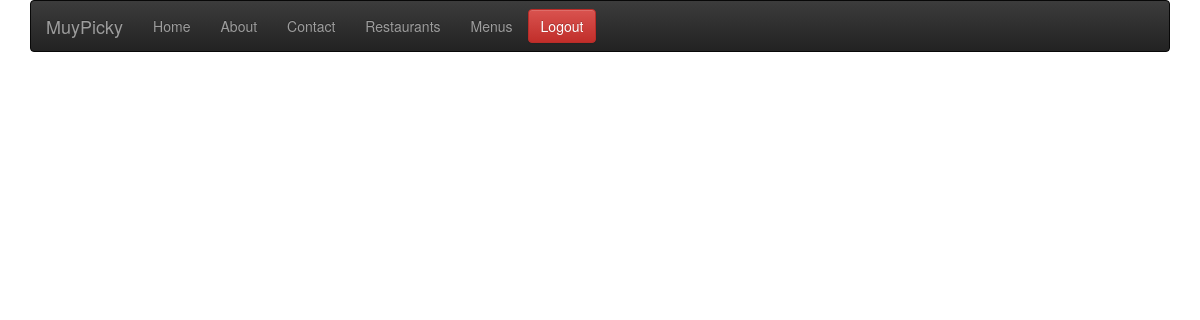
The page / (signed in) on the database as committed earlier.
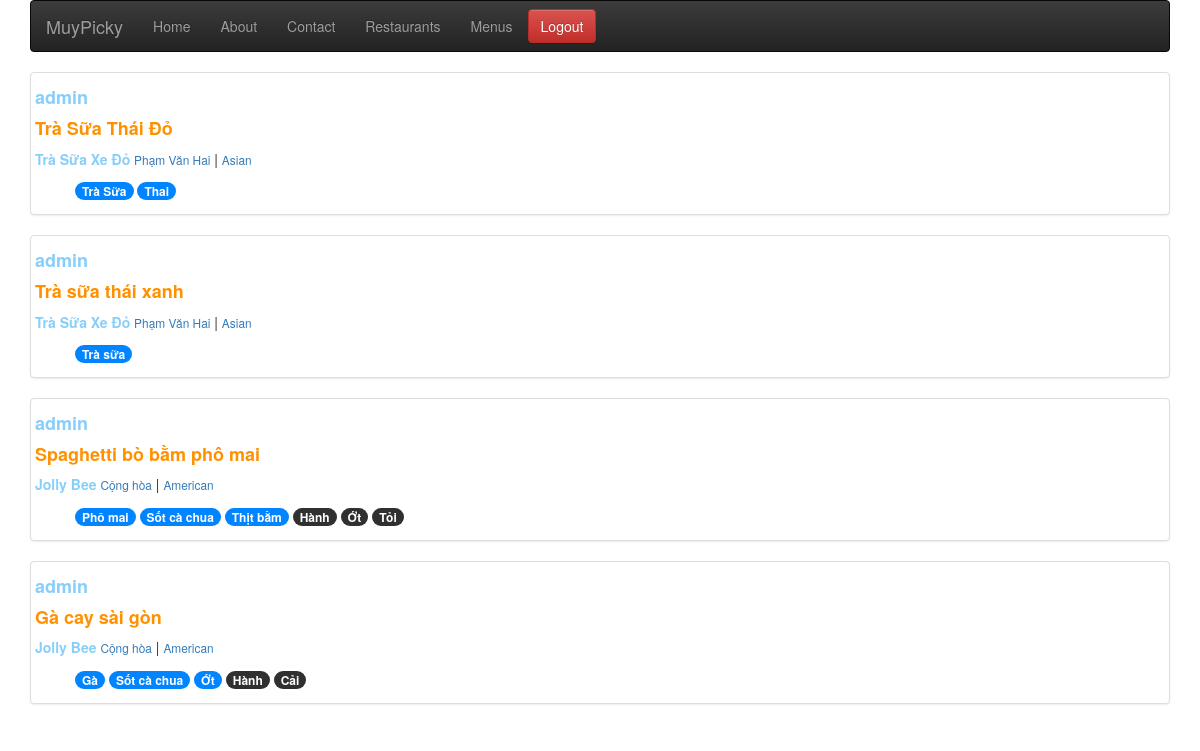
The same page on the database as committed later.
### menus/models.py (models this page shows, shortened)
class Item(models.Model):
    user        = models.ForeignKey(settings.AUTH_USER_MODEL)
    restaurant  = models.ForeignKey(RestaurantLocation)
    name        = models.CharField(max_length=120)
    contents    = models.TextField(help_text='Seperate each item by comma')
    excludes    = models.TextField(blank=True, null=True, help_text='Seperate each item by comma')
    public      = models.BooleanField(default=True)
    timestamp   = models.DateTimeField(auto_now_add=True)
    updated     = models.DateTimeField(auto_now=True)
    class Meta:
        ordering = ['-updated', '-timestamp'] #item.objects.all()
    def get_contents(self):
        return self.contents.split(",")
    def get_excludes(self):
        return self.excludes.split(",")

### restaurants/models.py (models this page shows, shortened)
class RestaurantLocation(models.Model):
    owner       = models.ForeignKey(User)
    name        = models.CharField(max_length=120)
    location    = models.CharField(max_length=120, null=True, blank=True)
    category    = models.CharField(max_length=120, null=True, blank=True, validators = [validate_category])
    timestamp   = models.DateTimeField(auto_now_add=True)
    updated     = models.DateTimeField(auto_now=True)
    slug        = models.SlugField(null=True, blank=True)
    objects = RestaurantLocationManager()
    @property
    def title(self):
        return self.name

### menus/views.py (the view)
# urls.py: url(r'^$', HomeView.as_view(), name='home'),
class HomeView(View):
    def get(self, request, *args, **kwargs):
        if not request.user.is_authenticated():
            return render(request, "home.html", {})
        user =request.user
        is_following_user_ids = [x.user.id for x in user.is_following.all()]
        qs = Item.objects.filter(user__id__in=is_following_user_ids, public = True).order_by("-updated")
        return render(request, "menus/home-feed.html", {"object_list" : qs})

### menus/templates/menus/home-feed.html
{% extends "base.html" %}
{% block content %}
{% for obj in object_list %}
<div class="row">
    <div class="col-sm-12">
        <div class="thumbnail">
            <h4>
                <a href='{%url "profiles:detail" obj.user.username%}' style="color:lightskyblue"><p ><b>{{obj.user.username}}</b></p></a>
                <b style="color:rgb(255, 145, 0)">{{obj.name}}</b>
            </h4>
            <p>
                    <a href='{%url "profiles:detail" username=obj.user.username%}?q={{obj.restaurant.title}}' style="color:lightskyblue"><b>{{obj.restaurant.title}}</b></a>
                    <a href='{%url "profiles:detail" username=obj.user.username%}?q={{obj.restaurant.location}}'><small>{{obj.restaurant.location}}</small></a> |
                    <a href='{%url "profiles:detail" username=obj.user.username%}?q={{obj.restaurant.category}}'><small>{{obj.restaurant.category}}</small></a>
            </p>
            <ul>
                {% for ing in obj.get_contents %}
                    <span class="badge" style="background-color:rgb(0, 132, 255)">{{ing}}</span>
                {% endfor %}
                {% for ing in obj.get_excludes %}
                    <span class="badge" style="background-color:rgb(48, 48, 48)">{{ing}}</span>
                {% endfor %}
            </ul>
        </div>
    </div>
</div>
{% endfor %}
{% endblock content %}

Rows that differ between the two databases and show on the page:
added Item: user.username "admin", name "Trà Sữa Thái Đỏ", restaurant "Trà Sữa Xe Đỏ", restaurant.location "Phạm Văn Hai", restaurant.category "Asian", get_contents "Trà Sữa" "Thai"
added Item: user.username "admin", name "Trà sữa thái xanh", restaurant "Trà Sữa Xe Đỏ", restaurant.location "Phạm Văn Hai", restaurant.category "Asian", get_contents "Trà sữa"
now on this page (row edited): Item: user.username "admin", name "Spaghetti bò bằm phô mai", restaurant "Jolly Bee", restaurant.location "Cộng hòa", restaurant.category "American", get_contents "Phô mai" "Sốt cà chua" "Thịt bằm", get_excludes "Hành" "Ớt" "Tỏi"
now on this page (row unchanged): Item: user.username "admin", name "Gà cay sài gòn", restaurant "Jolly Bee", restaurant.location "Cộng hòa", restaurant.category "American", get_contents "Gà" "Sốt cà chua" "Ớt", get_excludes "Hành" "Cải"
